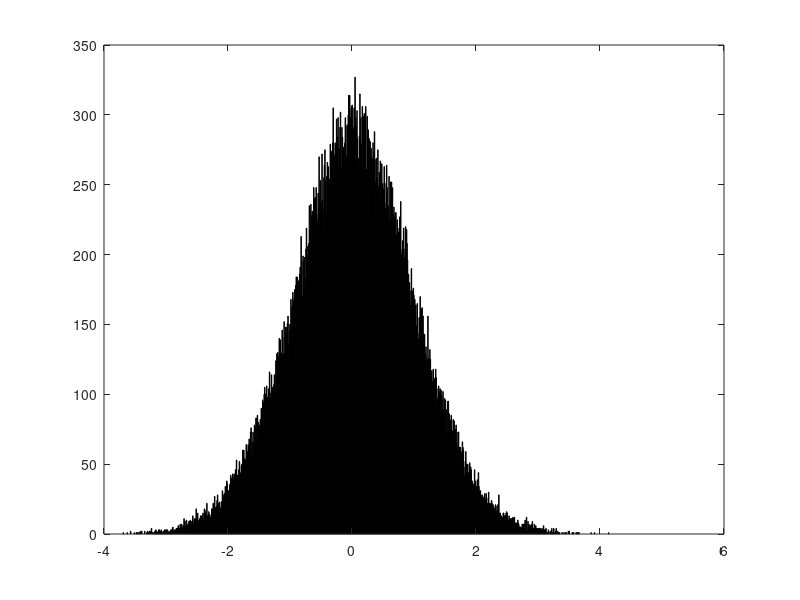
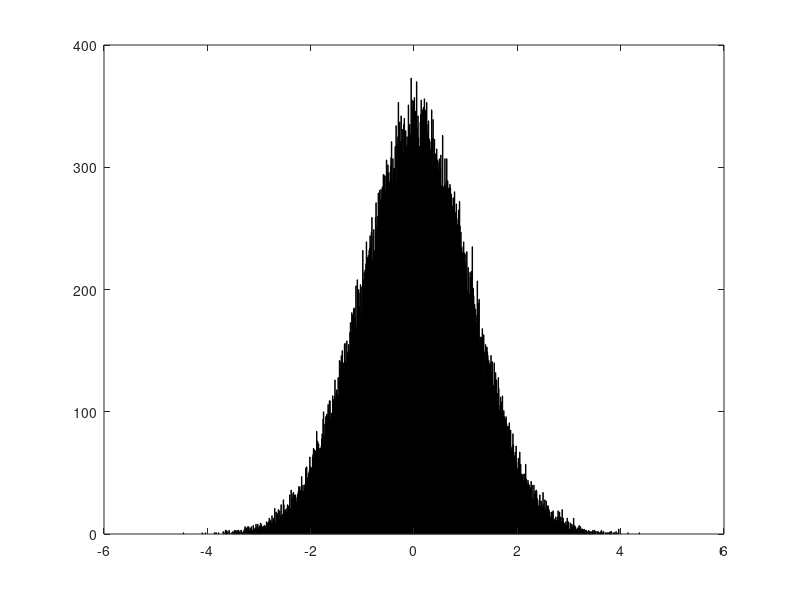

The MATLAB script that drew these images, in order:
%Metropolis sampling with 
num_samples = 100000;
burnin = 2000;
in = [];
out = [];

%target is N(0,1), or normpdf(x, 0, 1);
%init our mean at 0, and use an arbitrary std deviation of .35
init = 1;
chosen_var = .35;

prev = 0;
itr = 1;
for i = 1:num_samples
    candidate = prev + chosen_var*randn(1,1);
    ll_prev = normpdf(prev, 0, 1);
    ll_candidate = normpdf(candidate, 0, 1);
    acceptance = min([ll_candidate/ll_prev, 1]);
    in(i) = candidate;
    if acceptance >= rand(1,1)
        prev = candidate;
        out(itr) = candidate;
        itr = itr + 1;
    end
end

%Use 1000 for better hist resolution
hist(out(burnin:length(out)), 1000);
figure();
hist(in, 1000);

%plot(x1, n1, 'r');
%hold on;
%plot(x2, n2, 'b');

